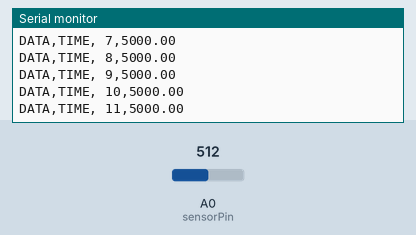
A sketch run on a simulated Arduino Uno, built with avr-gcc and run on an emulated ATmega328P. Shown: the last lines printed to the serial monitor. Inputs (shaded band) come from the test bench; at power-on: A0 (sensorPin) = 512.

Above: at 1.2 s.
1.3 s: A0 (sensorPin) set to 716
At 1.32 s:
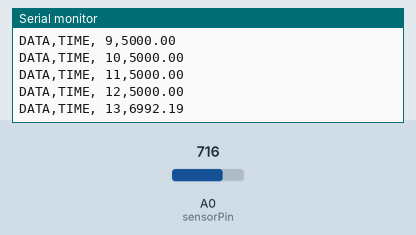
2.8 s: A0 (sensorPin) set to 900
At 2.83 s:
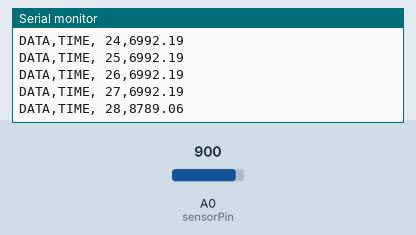
Timing chart, 0 to 5.8 s (numbered marks = the images above; inputs shaded):
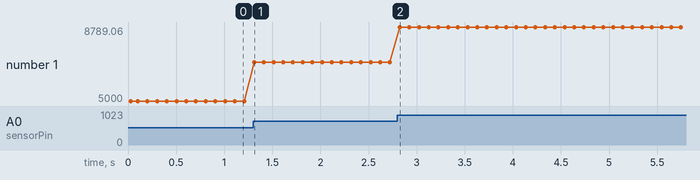

The sketch:

SensorGas.ino
```cpp
int sensorPin = A0; // Pin analógico al que se conecta el sensor
float sensorValue; // Variable para almacenar el valor leído del sensor
int i=0;

void setup() {
  Serial.begin(9600); // Iniciar comunicación serial a 9600
  Serial.println("LABEL,Tiempo,i,ValorSensor");
}

void loop() {
  // Leer el valor analógico del sensor
  sensorValue = analogRead(sensorPin);

  // Convertir el valor analógico a una concentración de gas (en ppm)
  float gasPPM = (sensorValue / 1024.0) * 10000.0;

  // Imprimir el valor de la concentración de gas en ppm
  //Serial.print("Concentración de gas (en ppm): ");

  Serial.print("DATA,TIME, ");
  Serial.print(i);
  Serial.print(",");
  Serial.println(gasPPM);
  // Esperar 1 segundo antes de volver a leer el sensor

  i++;

  delay(100);
}
```

Measured:
- after the input at 1.3 s, the serial monitor: prints a new line at once (image 1)
- plotted number 1: 5000 → 6992.19 after the input at 1.3 s
